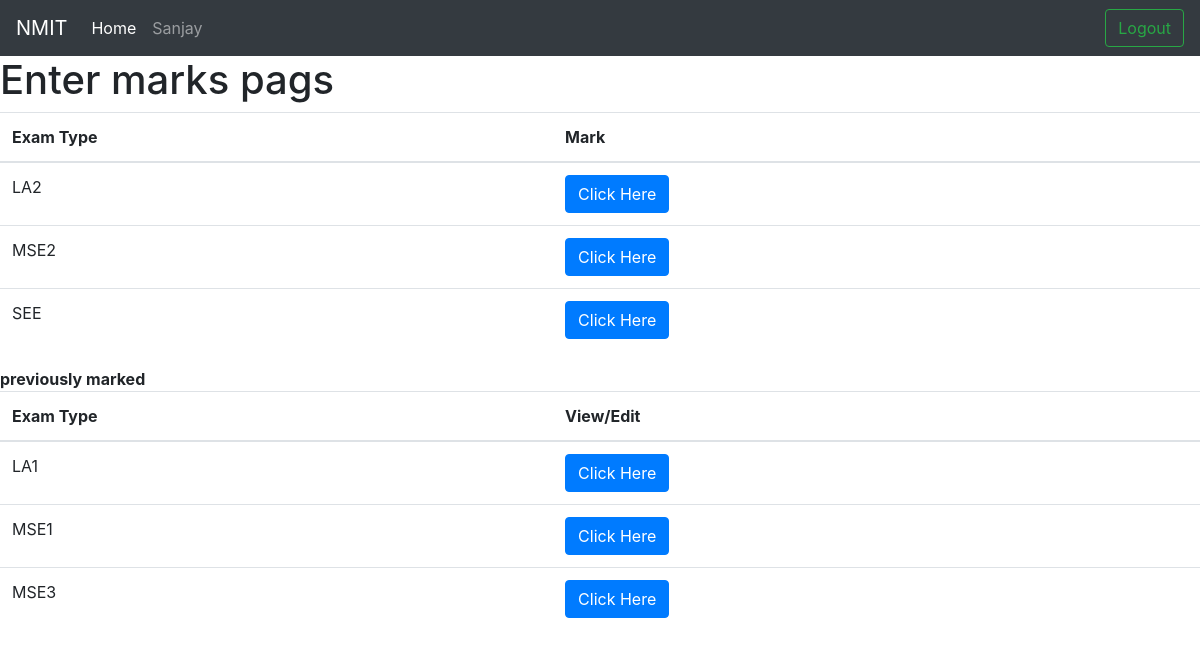
The page /academic/marks_list/1/3/ (signed in) on the database its author committed.
### academic/models.py (models this page shows, shortened)
class test(models.Model):
    subject_handler = models.ForeignKey(faculty_handled_class,on_delete=models.CASCADE)
    test_type = models.ForeignKey(test_type,on_delete=models.CASCADE)
    class_id = models.ForeignKey(sub_class,on_delete=models.CASCADE)
    subject_id = models.ForeignKey(class_subject,on_delete=models.CASCADE)

class test_type(models.Model):
    id = models.IntegerField(primary_key=True)
    name = models.CharField(max_length=50,blank=True,null=True)
    code = models.CharField(max_length=10,blank=True,null=True)
    max_marks = models.IntegerField(default=10,blank=True,null=True)
    pass_marks = models.IntegerField(default=4,blank=True,null=True)

### academic/views.py (the view)
# urls.py: path('marks_list/<int:class_id>/<int:subject_id>/',views.marks_list,name='marks_list'),
@login_required
def marks_list(request,class_id,subject_id):
    test_dict = {'LA1':'1','LA2':'2','MSE1':'3','MSE2':'4','MSE3':'5','SEE':'6'}
    a = list(test.objects.filter(subject_handler__id = subject_id))
    for i in a:
        del test_dict[i.test_type.code]
    return render(request,'marks_list.html',{'class_id':class_id,'subject_id':subject_id,'test_dict':test_dict,'a':a})

### academic/templates/marks_list.html
{% extends "base.html" %}
{% block content %}
<h1>Enter marks pags</h1>
<table class="table">
  <thead>
    <tr>
    <th scope="col">Exam Type</th>
    <th scope="col">Mark</th>
    </tr>
  </thead>
  <tbody>
    {% for i,j in test_dict.items %}
    <tr>
      <td>{{i}}</td>
      <td><a href="{% url 'academic:enter_marks' subject_id=subject_id class_id=class_id exam_id=j %}" class="btn btn-primary btn-small">Click Here</a></td>
    </tr>
    {% endfor %}
  </tbody>
</table>
<b>previously marked</b>
<table class="table">
  <thead>
    <tr>
    <th scope="col">Exam Type</th>
    <th scope="col">View/Edit</th>
    </tr>
  </thead>
  <tbody>
    {% for i in a %}
    <tr>
      <td>{{i.test_type.code}}</td>
      <td><a href="{% url 'academic:edit_marks' subject_id=i.subject_handler.id class_id=i.class_id.id exam_id=i.test_type.id test_id=i.id %}" class="btn btn-primary btn-small">Click Here</a></td>
    </tr>
    {% endfor %}
  </tbody>
</table>
{% endblock %}

### templates/base.html (shortened to what this page needs)
<!DOCTYPE html>
<html>
<head>
	<link rel="stylesheet" href="https://cdn.jsdelivr.net/npm/bootstrap@4.6.0/dist/css/bootstrap.min.css">
</head>
<body>
	{% if user.is_authenticated %}
	<nav class="navbar navbar-expand-lg navbar-dark bg-dark">
  <a class="navbar-brand" href="https://nmit.ac.in/" target="_blank">NMIT</a>
  <div class="collapse navbar-collapse" id="navbarTogglerDemo03">
    <ul class="navbar-nav mr-auto mt-2 mt-lg-0">
      <li class="nav-item active">
        <a class="nav-link" href="#">Home <span class="sr-only">(current)</span></a>
      </li>
      <li class="nav-item">
        <a class="nav-link" href="#">{{ user.username }}</a>
      </li>
    </ul>
      <a href="{% url 'user:logout' %}"><button class="btn btn-outline-success my-2 my-sm-0" >Logout</button></a>
  </div>
</nav>
{% endif %}
	{% block content %}
	{% endblock %}
</body>
</html>

### rows shown on the page
test: test_type.code "LA1"
test: test_type.code "MSE1"
test: test_type.code "MSE3"

### other values the page prints
{{ user.username }} "Sanjay"
{{ i }} "LA2" "MSE2" "SEE"
